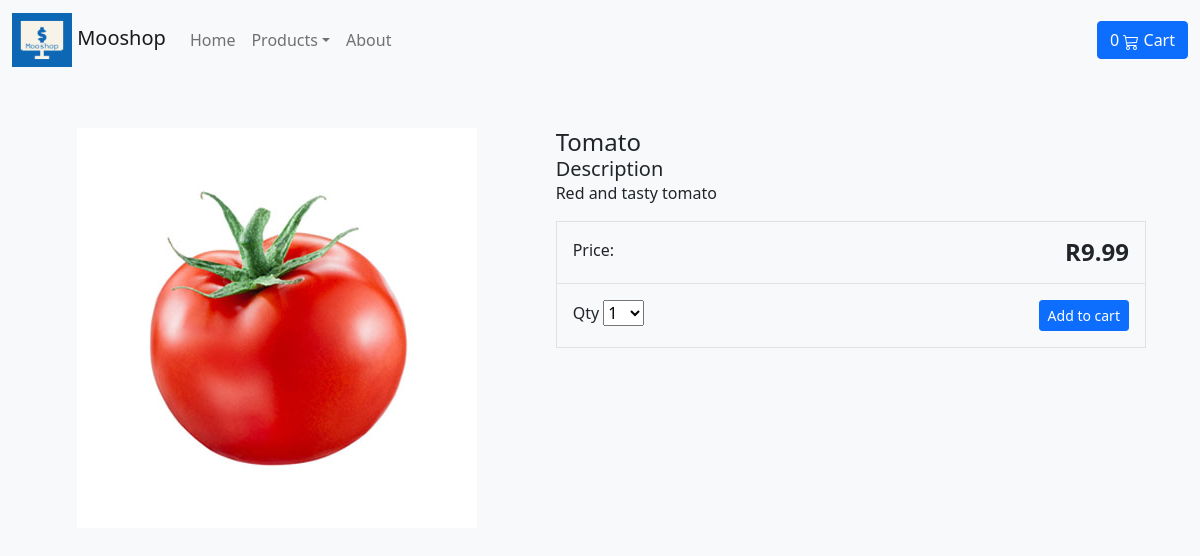
Screenshot of /item/tomato/ with the database file from the repository.
### store/models.py (models this page shows, shortened)
class Product(models.Model):
    category = models.ForeignKey(Category, related_name='product', on_delete=models.CASCADE)
    name = models.CharField(max_length=255)
    description = models.TextField(blank=True)
    image = models.ImageField(upload_to='images/')
    slug = models.SlugField(max_length=255)
    price = models.DecimalField(max_digits=10, decimal_places=2)
    in_stock = models.BooleanField(default=True)
    is_active = models.BooleanField(default=True)
    objects = models.Manager()
    products = ProductManager()
    class Meta:
        verbose_name_plural = 'Products'

### store/views.py (the view)
# urls.py: path('item/<slug:slug>/', views.product_detail, name='product_detail'),
def product_detail(request, slug):
    product = get_object_or_404(Product, slug=slug, in_stock=True)
    return render(request, 'Productdetail.html', {'product': product})

### cart/cart.py (called while the page is built)
    def __len__(self):
        return sum(item['qty'] for item in self.cart.values())

### cart/context_processor.py (called while the page is built)
def cart(request):
    return {'cart': Cart(request)}

### store/models.py (called while the page is built)
    def get_absolute_url(self):
        return reverse('store:category_list', args=[self.slug])

### store/views.py (called while the page is built)
def categories(request):
    return {
        'categories': Category.objects.all()
    }

### store/templates/Productdetail.html (shortened to what this page needs)
{% extends "Base.html" %}
{% load static %}
{% block content %}
<div class="container">
    <main class="pt-5">
        <div class="row g-3">
            <div class="col-md-5 col-lg-5 order-md-first">
                <img class="img-fluid mx-auto d-block" alt="Responsive image" src="{{ product.image.url }}">
            </div>
            <div class="col-md-7 col-lg-7 ps-md-3 ps-lg-5">
                <h1 class="mb-0 h4">{{ product.name }}</h1>
                <h2 class="mb-0 h5"> Description </h2>
                <p>{{ product.description }}</p>
                <div class="border">
                    <div class="col border-bottom">
                        <div class="row p-3">
                            <div class="col-6">Price:</div>
                            <div class="col-6 text-end"><span class="h4 fw-bold">R{{ product.price }}</span></div>
                        </div>
                    </div>
                    <div class="col">
                        <div class="row p-3">
                            <div class="col-6">
                                <label for="select">Qty</label>
                                <select id="select">
                                    <option value="1">1</option>
                                </select>
                            </div>
                            <div class="col-6 text-end"><button type="button" id="add-cart" value="{{product.id}}" class="btn btn-primary btn-sm">Add to cart</button></div>
                        </div>
                    </div>
                </div>
            </div>
        </div>
    </main>
</div>
{% endblock %}

### rows the page displays
Product: image (picture), name "Tomato", description "Red and tasty tomato", price "9.99"
